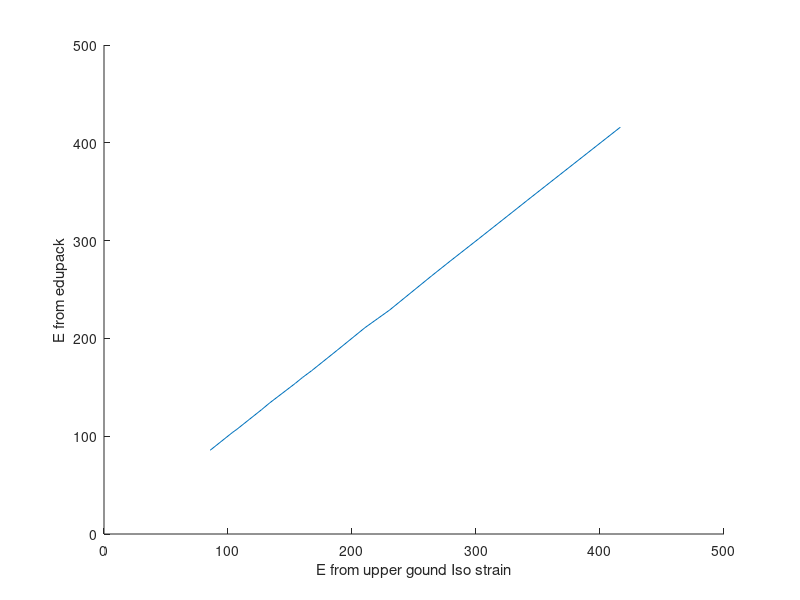

The MATLAB source for this figure:
clc,clear

y=[.1 .122 .126 .138 .15 .158 .183 .19 .199 .224 .251 .263 .275 .316 .334 .362 .397 .409 .5];

m=2.88;
f=830;

E_t=m*(1-y)+f*y;

E_b=m*f./(m*y+f*(1-y));

E_edu=[85.6 104 107 117 127 134 154 160 167 188 211 220 229 264 279 302 331 341 416];

hold on
plot(E_t,E_edu)
xlabel('E from upper gound Iso strain')
ylabel('E from edupack')

hold off